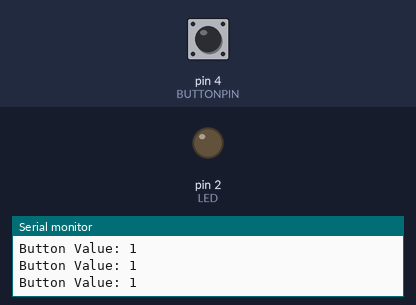
A sketch run on a simulated Arduino Uno, built with avr-gcc and run on an emulated ATmega328P. Shown: output pins drawn as LEDs (lit = HIGH), the last lines printed to the serial monitor. The test bench sets the inputs (shaded band); at power-on: pin 4 (BUTTONPIN) HIGH.

Above: at 1.2 s.
1.3 s: pin 4 (BUTTONPIN) pulled LOW for 0.15 s
At 1.4 s:
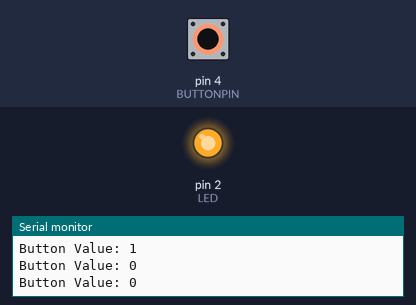
2.9 s: pin 4 (BUTTONPIN) pulled LOW for 3.2 s
At 7.3 s:
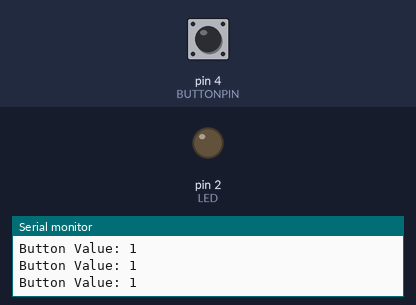
Timing chart, 0 to 8.8 s (numbered marks = the images above; inputs shaded):
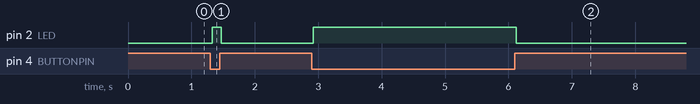

Measured:
- after the input at 1.3 s, pin 2 (LED): LOW → HIGH at once, → LOW 0.14 s later
- after the input at 2.9 s, pin 2 (LED): LOW → HIGH at once, → LOW 3.2 s later

The sketch:

buttonpin.ino
```cpp
#define BUTTONPIN 4
#define LED 2

void setup() {
  // put your setup code here, to run once:
pinMode(LED,OUTPUT);
pinMode(BUTTONPIN,INPUT);
Serial.begin(9600);

}

void loop() {
  // put your main code here, to run repeatedly:
int state = digitalRead(BUTTONPIN);
Serial.print("Button Value: ");
Serial.println(state);
if(state==0)
{
  digitalWrite(LED,HIGH);
}
else
{
  digitalWrite(LED,LOW);
}
}
```
